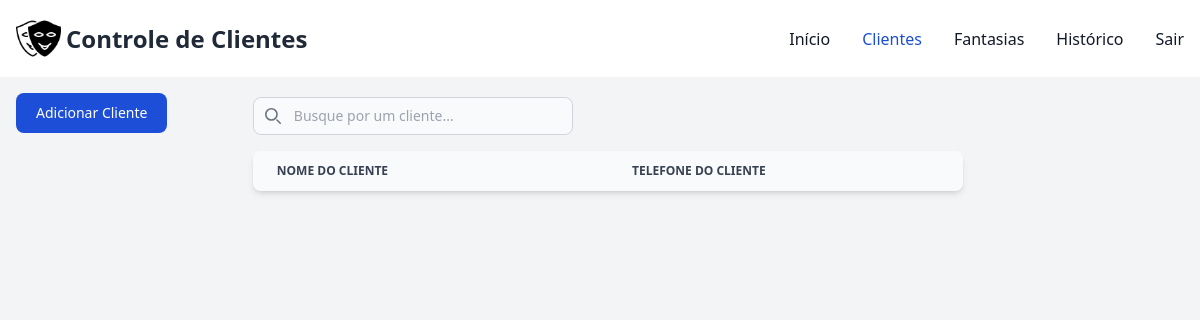
The page /controle/clientes/ on the database as committed earlier.
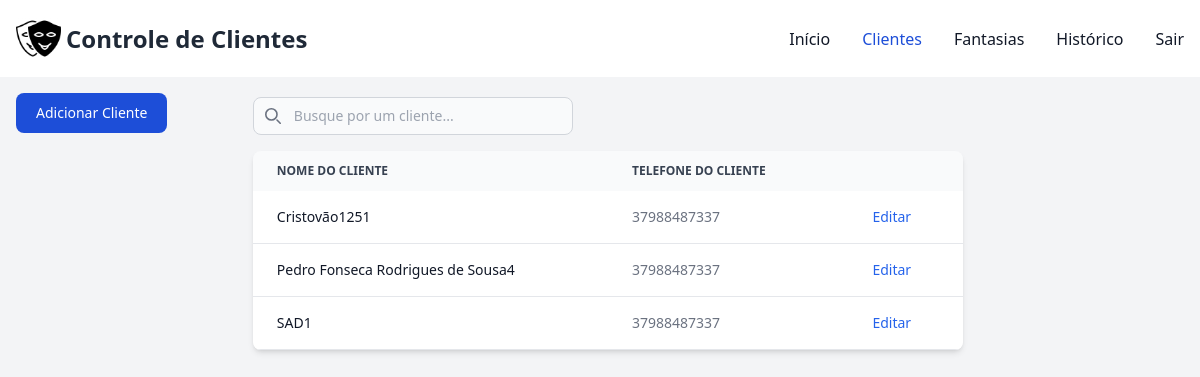
The same page on the database as committed later.
### controle/models.py (models this page shows)
class Cliente(models.Model):
    usuario = models.ForeignKey(User, on_delete=models.CASCADE)
    nome_cliente = models.CharField(max_length=100, null=False)
    cpf_cliente = models.CharField(max_length=18, unique=True, null=False)
    tel_cliente = models.CharField(max_length=14, null=False)
    end_cliente = models.CharField(max_length=150, null=False)
    rg_cliente = models.CharField(max_length=20, blank=True)
    data_nasc_cliente = models.DateField(blank=True, null=True)
    cep_cliente = models.CharField(max_length=9, blank=True)
    observacao_cliente = models.TextField(blank=True, null=True)

### controle/views.py (the view, shortened to what this page needs)
# urls.py: path('clientes/', views.clientes, name='clientes'),
def clientes(request):
    clientes = Cliente.objects.all()
    context = {
        'clientes': clientes
    }
    return render(request, 'clientes.html', context)

### controle/templates/clientes.html (shortened to what this page needs)
{% extends "base.html" %}
{% block conteudo %}
    <div class="pt-4 pl-4">
        <div class="fixed">
            <button data-modal-target="crud-modal" data-modal-toggle="crud-modal" class="block text-white bg-blue-700 hover:bg-blue-800 focus:ring-4 focus:outline-none focus:ring-blue-300 font-medium rounded-lg text-sm px-5 py-2.5 text-center" type="button">
                Adicionar Cliente
            </button>
        </div>
        <div class="flex justify-center">
            <div  class="flex flex-col w-3/5">
            <div class="pb-4">
                <div class="relative mt-1">
                    <div class="absolute inset-y-0 rtl:inset-r-0 start-0 flex items-center ps-3 pointer-events-none">
                    </div>
                    <input type="text" id="table-search" class="block pt-2 ps-10 text-sm text-gray-900 border border-gray-300 rounded-lg w-80 bg-gray-50 focus:ring-blue-500 focus:border-blue-500" placeholder="Busque por um cliente...">
                </div>
            </div>
            <div class="relative overflow-x-auto shadow-md sm:rounded-lg">
                <table class="w-full text-sm text-left rtl:text-right text-gray-500">
                    <thead class="text-xs text-gray-700 uppercase bg-gray-50">
                        <tr>
                            <th scope="col" class="px-6 py-3 w-1/2">
                                Nome do Cliente
                            </th>
                            <th scope="col" class="px-6 py-3">
                                Telefone do Cliente
                            </th>
                            <th scope="col" class="px-6 py-3">
                            </th>
                        </tr>
                    </thead>
                    <tbody>
                        {% for cliente in clientes %}
                        <tr class="bg-white border-b">
                            <th scope="row" class="px-6 py-4 font-medium text-gray-900 whitespace-nowrap">
                                {{ cliente.nome_cliente|truncatechars:52 }}
                            </th>
                            <td class="px-6 py-4">
                                {{ cliente.tel_cliente }}
                            </td>
                            <td class="px-6 py-4">
                                <button data-cliente-id="{{ cliente.id }}" data-modal-target="editar-modal" data-modal-toggle="editar-modal" class="font-medium text-blue-600 hover:underline">Editar</button>
                            </td>
                        </tr>
                        {% endfor %}
                    </tbody>
                </table>
            </div>
        </div>
    </div>
    </div>
{% load static %}
{% endblock %}

### controle/templates/base.html (shortened to what this page needs)
{% load static %}
<!DOCTYPE html>
<html lang="pt-br">
<head>
    <script src="https://cdn.tailwindcss.com"></script>
    <link href="https://cdnjs.cloudflare.com/ajax/libs/flowbite/2.3.0/flowbite.min.css" rel="stylesheet" />
</head>
    <body class="bg-gray-100 text-gray-800">
        <nav class="bg-white border-gray-200">
            <div class="flex items-center justify-between mx-auto p-4">
                <div class="flex flex-row">
                    <img src="{% static 'mascara_icone.png' %}" alt="img mascara" style="max-width: 50px; padding-right: 5px;">
                    <span class="self-center text-2xl font-semibold whitespace-nowrap">Controle de Clientes</span>
                </div>
                <div id="navbar-default">
                    <ul class="font-medium flex flex-col p-4 md:p-0 mt-4 border border-gray-100 rounded-lg bg-gray-50 md:flex-row md:space-x-8 rtl:space-x-reverse md:mt-0 md:border-0 md:bg-white">
                        <li>
                            <a href="{% url 'index' %}" class="block py-2 px-3 rounded {% if request.path == '/controle/' %}bg-transparent text-blue-700{% else %}bg-transparent text-gray-900{% endif %} md:p-0">Início</a>
                        </li>
                        <li>
                            <a href="{% url 'clientes' %}" class="block py-2 px-3 rounded {% if request.path == '/controle/clientes/' %}bg-transparent text-blue-700{% else %}bg-transparent text-gray-900{% endif %} hover:bg-gray-100 md:hover:bg-transparent md:border-0 md:hover:text-blue-700 md:p-0">Clientes</a>
                        </li>
                        <li>
                            <a href="{% url 'fantasias' %}" class="block py-2 px-3 rounded {% if request.path == '/controle/fantasias/' %}bg-transparent text-blue-700{% else %}bg-transparent text-gray-900{% endif %} hover:bg-gray-100 md:hover:bg-transparent md:border-0 md:hover:text-blue-700 md:p-0 ">Fantasias</a>
                        </li>
                        <li>
                            <a href="{% url 'historico' %}" class="block py-2 px-3 rounded {% if request.path == '/controle/historico/' %}bg-transparent text-blue-700{% else %}bg-transparent text-gray-900{% endif %} hover:bg-gray-100 md:hover:bg-transparent md:border-0 md:hover:text-blue-700 md:p-0 ">Histórico</a>
                        </li>
                        <li>
                            <a href="{% url 'login' %}" class="block py-2 px-3 rounded {% if request.path == '/login/' %}bg-transparent text-blue-700{% else %}bg-transparent text-gray-900{% endif %} hover:bg-gray-100 md:hover:bg-transparent md:border-0 md:hover:text-blue-700 md:p-0">Sair</a>
                        </li>
                    </ul>
                </div>
            </div>
        </nav>
        {% block conteudo %}
        {% endblock %}
    </body>
</html>

Rows that differ between the two databases and show on the page:
added Cliente: nome_cliente "Cristovão1251", tel_cliente "37988487337"
added Cliente: nome_cliente "Pedro Fonseca Rodrigues de Sousa4", tel_cliente "37988487337"
added Cliente: nome_cliente "SAD1", tel_cliente "37988487337"
